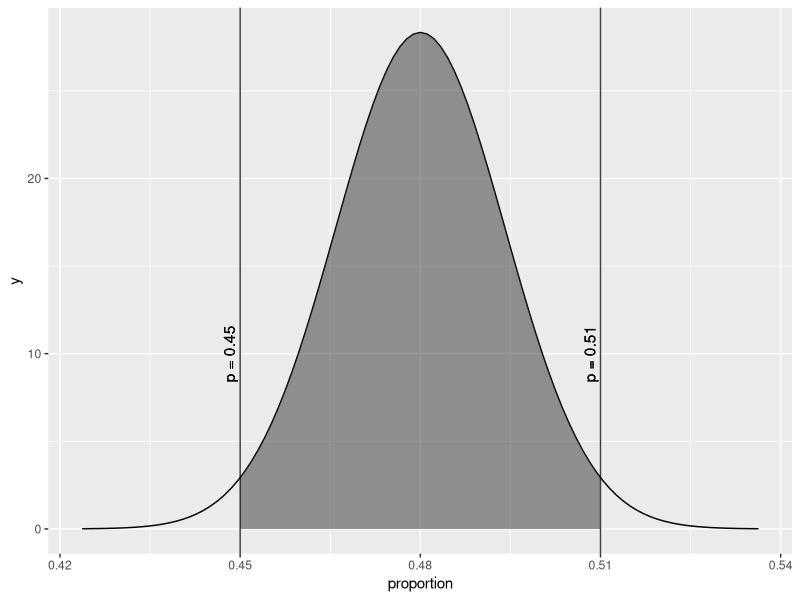
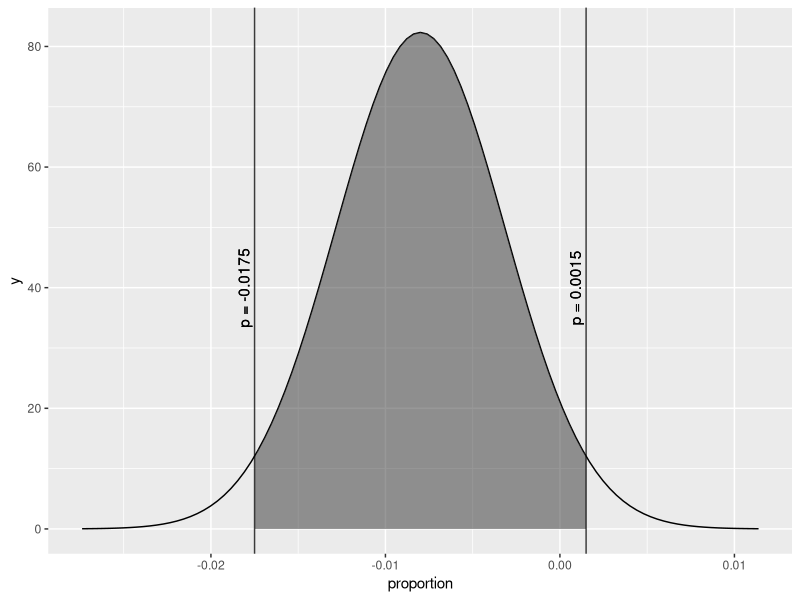
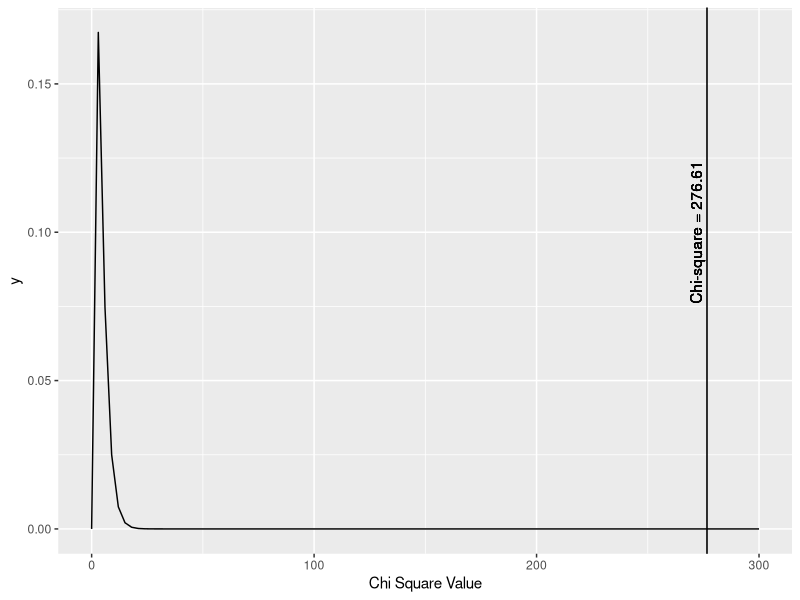
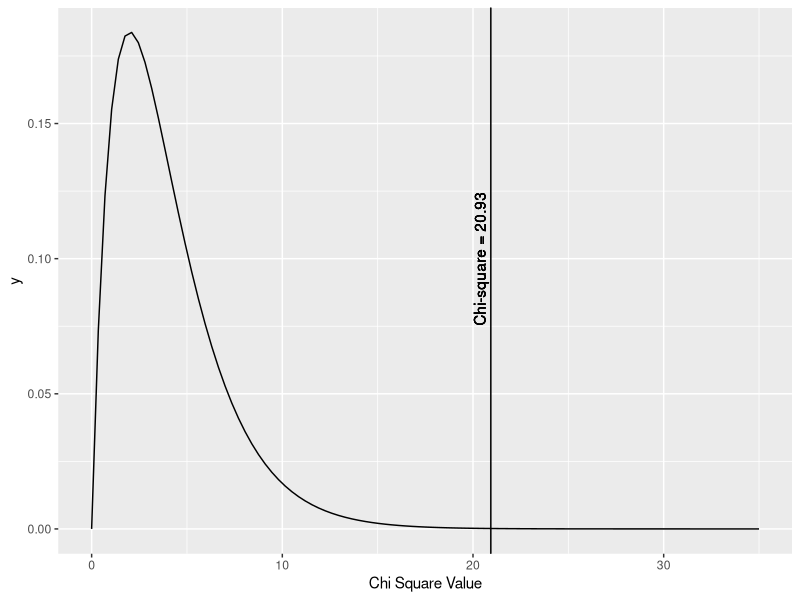

Recreate these plots in R, in order.
## ---- chunk 1
knitr::opts_chunk$set(echo = TRUE)
knitr::opts_chunk$set(tidy.opts=list(width.cutoff=60),tidy=TRUE)
## ---- chunk 2
if (Sys.info()["sysname"]=="Windows"){
  setwd("~/Masters/DATA606/Week6/Homework")
} else {
  setwd("~/Documents/Masters/DATA606/Week6/Homework")
}
require(ggplot2)
## ---- chunk 3
ns = 1259
p_hat = 0.48
z = 1.96
se <- sqrt(p_hat*(1-p_hat)/ns)
ME = 1.96 * se
p_hat - ME
p_hat + ME

lb <- p_hat - se * 4
ub <- p_hat + se * 4
z1 <- round(p_hat - ME, digits = 2)
z2 <- round(p_hat + ME, digits = 2)
pick_line1 <- z1
pick_line2 <- z2
ggplot(data.frame(x = c(lb, ub)), aes(x))+ stat_function(fun = dnorm, args = list(mean=p_hat, sd=se)) + stat_function(fun = dnorm, args = list(mean=p_hat, sd=se), xlim = c(z1, z2),geom = "area", alpha=0.5)+geom_vline(xintercept=pick_line1, color = "black", alpha = 0.75)+geom_text(aes(x=pick_line1, y=10, label=sprintf("p = %s\n", pick_line1)), color="black", angle=90)+geom_vline(xintercept=pick_line2, color = "black", alpha = 0.75)+geom_text(aes(x=pick_line2, y=10, label=sprintf("p = %s\n", pick_line2)), color="black", angle=90) + labs(x="proportion")
## ---- chunk 4
ceiling(1.96^2 * 0.48*(1-0.48)/0.02^2)
## ---- chunk 5
phat_CA <- 0.08
n_CA <- 11545
phat_OR <- 0.088
n_OR <- 4691
CA_success <- formatC(phat_CA * n_CA, format = "d", big.mark = ",")
CA_failure <- formatC((1-phat_CA) * n_CA, format = "d", big.mark = ",")
OR_success <- formatC(phat_OR * n_OR, format = "d", big.mark = ",")
OR_failure <- formatC((1-phat_OR) * n_OR, format = "d", big.mark = ",")
## ---- chunk 6
z_value <- 1.96
se_CA <- phat_CA * (1 - phat_CA) / n_CA
se_OR <- phat_OR * (1 - phat_OR) / n_OR
se <- sqrt(se_CA + se_OR)
p_hat <- phat_CA - phat_OR
ME <- z_value * se
p_hat - ME
p_hat + ME

lb <- p_hat - se * 4
ub <- p_hat + se * 4
z1 <- round(p_hat - ME, digits = 4)
z2 <- round(p_hat + ME, digits = 4)
pick_line1 <- z1
pick_line2 <- z2
ggplot(data.frame(x = c(lb, ub)), aes(x))+ stat_function(fun = dnorm, args = list(mean=p_hat, sd=se)) + stat_function(fun = dnorm, args = list(mean=p_hat, sd=se), xlim = c(z1, z2),geom = "area", alpha=0.5)+geom_vline(xintercept=pick_line1, color = "black", alpha = 0.75)+geom_text(aes(x=pick_line1, y=40, label=sprintf("p = %s\n", pick_line1)), color="black", angle=90)+geom_vline(xintercept=pick_line2, color = "black", alpha = 0.75)+geom_text(aes(x=pick_line2, y=40, label=sprintf("p = %s\n", pick_line2)), color="black", angle=90) + labs(x="proportion")
## ---- chunk 7
total_deer <- 426
woods_area <- 0.048
grassplot_area <- 0.147
forest_area <- 0.396
other_area <- 1 - woods_area - grassplot_area - forest_area
woods_expected <- woods_area * total_deer
grassplot_expected <- grassplot_area * total_deer
forest_expected <- forest_area * total_deer
other_expected <- other_area * total_deer
## ---- chunk 8
chisq_woods <- (4 - woods_expected)^2 / woods_expected
chisq_grassplot <- (16 - grassplot_expected)^2 / grassplot_expected
chisq_forest <- (67 - forest_expected)^2 / forest_expected
chisq_other <- (345 - other_expected)^2 / other_expected
chi_square_value <- chisq_woods + chisq_grassplot + chisq_forest + chisq_other
df_chi_square <- 5 - 1
pchisq(q = chi_square_value, df = df_chi_square,lower.tail = FALSE)

lb <- 0
ub <- 300
z1 <- round(chi_square_value, digits = 2)
z2 <- round(chi_square_value, digits = 2)
pick_line1 <- z1
pick_line2 <- z2
ggplot(data.frame(x = c(lb, ub)), aes(x))+ stat_function(fun = dchisq, args = list(df=df_chi_square))  + stat_function(fun = dchisq, args = list(df=df_chi_square), xlim = c(z1, ub),geom = "area", alpha=0.5)+geom_vline(xintercept=pick_line1, color = "black", alpha = 0.75)+geom_text(aes(x=pick_line1, y=0.1, label=sprintf("Chi-square = %s\n", pick_line1)), color="black", angle=90)+geom_vline(xintercept=pick_line2, color = "black", alpha = 0.75)+geom_text(aes(x=pick_line2, y=0.1, label=sprintf("Chi-square = %s\n", pick_line2)), color="black", angle=90) + labs(x="Chi Square Value")
## ---- chunk 9
depression_yes <- round(2607 / 50739, digits = 2)
depression_no <- round(48132 / 50739, digits = 2)
## ---- chunk 10
row1_total <- 2607
table_total <- 50739
column2_total <- 6627
expected_count <- (row1_total / table_total) * column2_total
test_statistic <- (373 - expected_count)^2 / expected_count
test_statistic
## ---- chunk 11
table_rows <- 2
table_columns <- 5
df_table <- (table_rows-1) * (table_columns-1)
## ---- chunk 12
p_value <- pchisq(q = 20.93, df = df_table, lower.tail = FALSE)

lb <- 0
ub <- 35
z1 <- 20.93
z2 <- 20.93
pick_line1 <- z1
pick_line2 <- z2
ggplot(data.frame(x = c(lb, ub)), aes(x))+ stat_function(fun = dchisq, args = list(df=df_chi_square))  + stat_function(fun = dchisq, args = list(df=df_chi_square), xlim = c(z1, ub),geom = "area", alpha=0.5)+geom_vline(xintercept=pick_line1, color = "black", alpha = 0.75)+geom_text(aes(x=pick_line1, y=0.1, label=sprintf("Chi-square = %s\n", pick_line1)), color="black", angle=90)+geom_vline(xintercept=pick_line2, color = "black", alpha = 0.75)+geom_text(aes(x=pick_line2, y=0.1, label=sprintf("Chi-square = %s\n", pick_line2)), color="black", angle=90) + labs(x="Chi Square Value")
